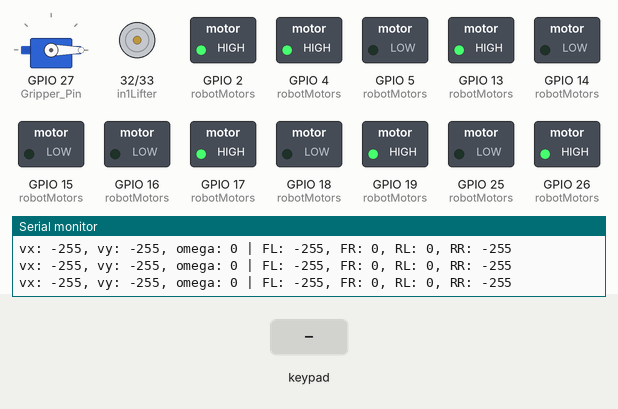
Bench run of a sketch on a simulated ESP32. Parts: servo, motor-driver pin pairs drawn as motors (green arrow = first pin HIGH = forward, orange = second pin HIGH = backward, longer = more drive, scaled by the enable pin), switched loads named in the sketch (green lamp = pin HIGH), the last lines printed to the serial monitor. Inputs (shaded band) come from the test bench. Nothing arrives over Bluetooth unless stated.

Above: at 1.2 s.
1.3 s: key 'S' pressed
At 1.53 s:
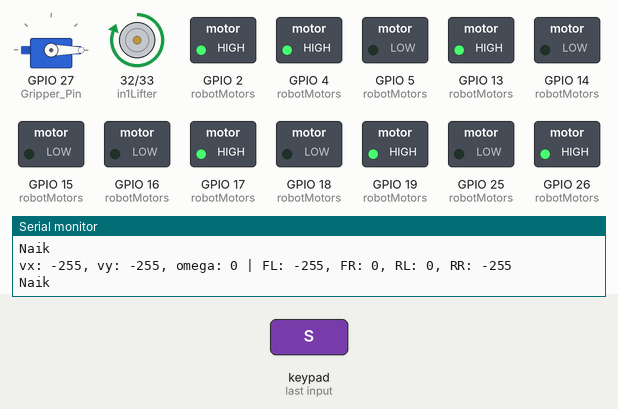
Timing chart, 0 to 4.3 s (numbered marks = the images above; inputs shaded):
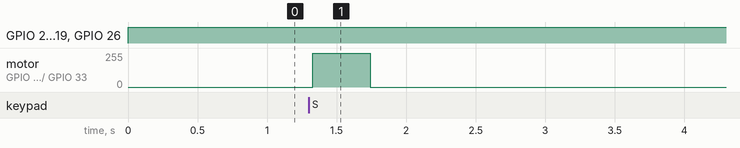

The sketch:

ps3.ino
```cpp
#include <Ps3Controller.h>
#include <Servo.h>

Servo Gripper;

enum MotorPosition { FL, FR, RL, RR, MOTOR_COUNT };
struct Motor { int aPin, bPin, enPin; };

// ESP32 pin assignments (PWM-capable pins for enPin and enLifter)
Motor robotMotors[] = {{15, 2, 13}, {4, 16, 14}, {17, 5, 25}, {18, 19, 26}};
const int Gripper_Pin = 27, in1Lifter = 32, in2Lifter = 33, enLifter = 12;

// Gripper servo state
int gripperAngle = 0; // Current servo angle (0 to 90)
const int gripperSpeed = 1; // Degrees per loop for smooth movement

void setup() {
  // Initialize motor and lifter pins
  for (int i = 0; i < MOTOR_COUNT; i++) {
    pinMode(robotMotors[i].aPin, OUTPUT);
    pinMode(robotMotors[i].bPin, OUTPUT);
    pinMode(robotMotors[i].enPin, OUTPUT);
  }
  pinMode(in1Lifter, OUTPUT);
  pinMode(in2Lifter, OUTPUT);
  pinMode(enLifter, OUTPUT);

  // Initialize servo
  Gripper.attach(Gripper_Pin);
  Gripper.write(gripperAngle);

  // Initialize serial for debugging
  Serial.begin(115200);

  // Initialize PS3 controller (replace with your ESP32's Bluetooth MAC address)
  Ps3.attach(notify);
  Ps3.attachOnConnect(onConnect);
  Ps3.begin("01:02:03:04:05:06");

  Serial.println("Ready.");
}

void onConnect() {
  Serial.println("Controller connected.");
}

void notify() {
  // Battery status feedback
  static int battery = -1;
  if (battery != Ps3.data.status.battery) {
    battery = Ps3.data.status.battery;
    Serial.print("Battery: ");
    if (battery == ps3_status_battery_charging) Serial.println("charging");
    else if (battery == ps3_status_battery_full) Serial.println("FULL");
    else if (battery == ps3_status_battery_high) Serial.println("HIGH");
    else if (battery == ps3_status_battery_low) Serial.println("LOW");
    else if (battery == ps3_status_battery_dying) Serial.println("DYING");
    else if (battery == ps3_status_battery_shutdown) Serial.println("SHUTDOWN");
    else Serial.println("UNDEFINED");
  }
}

void setMotorSpeed(int motorIdx, int speed) {
  // Speed: -255 to 255, negative for reverse
  bool direction = speed >= 0;
  int absSpeed = abs(speed);
  digitalWrite(robotMotors[motorIdx].aPin, direction);
  digitalWrite(robotMotors[motorIdx].bPin, !direction);
  analogWrite(robotMotors[motorIdx].enPin, absSpeed);
}

void updateMotors() {
  // Read joystick values (0 to 255, centered at ~128)
  int xAxis = Ps3.data.analog.stick.lx; // Left: 0, Right: 255
  int yAxis = Ps3.data.analog.stick.ly; // Up: 0, Down: 255

  // Apply dead zone and center joystick
  const int deadZone = 20;
  int xCentered = xAxis - 128; // -128 to 127
  int yCentered = yAxis - 128; // -128 to 127
  if (abs(xCentered) < deadZone) xCentered = 0;
  if (abs(yCentered) < deadZone) yCentered = 0;

  // Map joystick to velocities
  int vx = map(xCentered, -128, 127, -255, 255); // Strafe: left (-255) to right (255)
  int vy = map(yCentered, -128, 127, -255, 255); // Forward (-255) to backward (255)

  // Rotation from L1 (CCW) or R1 (CW)
  int omega = 0;
  if (Ps3.data.button.l1) omega = 100; // Counterclockwise
  else if (Ps3.data.button.r1) omega = -100; // Clockwise

  // Calculate omni wheel speeds (assuming square layout, r=1 for scaling)
  int v_FL = vx + vy + omega; // Front-left
  int v_FR = -vx + vy - omega; // Front-right
  int v_RL = -vx + vy + omega; // Rear-left
  int v_RR = vx + vy - omega; // Rear-right

  // Clamp speeds to -255 to 255
  v_FL = constrain(v_FL, -255, 255);
  v_FR = constrain(v_FR, -255, 255);
  v_RL = constrain(v_RL, -255, 255);
  v_RR = constrain(v_RR, -255, 255);

  // Apply speeds to motors
  setMotorSpeed(FL, v_FL);
  setMotorSpeed(FR, v_FR);
  setMotorSpeed(RL, v_RL);
  setMotorSpeed(RR, v_RR);

  // Debug output
  if (xCentered != 0 || yCentered != 0 || omega != 0) {
    Serial.printf("vx: %d, vy: %d, omega: %d | FL: %d, FR: %d, RL: %d, RR: %d\n",
                  vx, vy, omega, v_FL, v_FR, v_RL, v_RR);
  } else if (!Ps3.data.button.square && !Ps3.data.button.cross && !Ps3.data.button.l3 && !Ps3.data.button.r3) {
    Serial.println("Motors stopped");
  }
}

void updateLifterAndGripper() {
  // Lifter control (Square: ANGKAT, Cross: TURUN)
  if (Ps3.data.button.square) {
    digitalWrite(in1Lifter, HIGH);
    digitalWrite(in2Lifter, LOW);
    analogWrite(enLifter, 255);
    Serial.println("Naik");
  } else if (Ps3.data.button.cross) {
    digitalWrite(in1Lifter, LOW);
    digitalWrite(in2Lifter, HIGH);
    analogWrite(enLifter, 255);
    Serial.println("Turun");
  } else {
    analogWrite(enLifter, 0);
    if (!Ps3.data.button.l3 && !Ps3.data.button.r3 && Ps3.data.analog.stick.lx == 128 && Ps3.data.analog.stick.ly == 128) {
      Serial.println("Lifter stopped");
    }
  }

  // Gripper control (L3: CAPIT, R3: LEPAS)
  if (Ps3.data.button.l3 && gripperAngle < 90) {
    gripperAngle += gripperSpeed;
    gripperAngle = constrain(gripperAngle, 0, 90);
    Gripper.write(gripperAngle);
    Serial.println("Nyapit: " + String(gripperAngle));
  } else if (Ps3.data.button.r3 && gripperAngle > 0) {
    gripperAngle -= gripperSpeed;
    gripperAngle = constrain(gripperAngle, 0, 90);
    Gripper.write(gripperAngle);
    Serial.println("Lepas: " + String(gripperAngle));
  }
}

void loop() {
  if (Ps3.isConnected()) {
    updateMotors(); // Update motor speeds based on joystick and rotation
    updateLifterAndGripper(); // Update lifter and gripper based on button hold
  }
  delay(10); // Small delay for smooth control
}
```

Measured:
- after the input at 1.3 s, motor on GPIO 32 (in1Lifter) / GPIO 33 (in2Lifter): stopped → forward 255/255 at once, → stopped 0.41 s later
